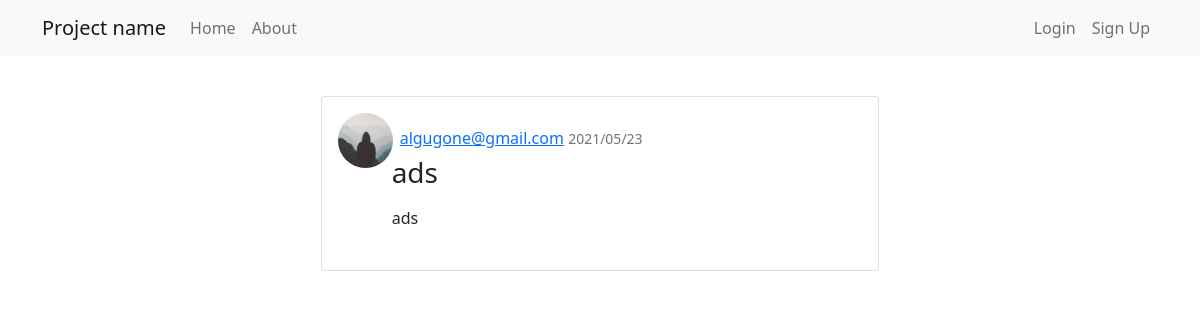
/post/11, run on the app's committed database.
### flask_app/models.py (models this page shows, shortened)
class User(db.Model, UserMixin):
    id = db.Column(db.Integer, primary_key=True)
    username = db.Column(db.String(20), unique=True, nullable=False)
    email = db.Column(db.String(120), unique=True, nullable=False)
    profile_image = db.Column(db.String(20), nullable=False, default='default.jpg')
    password = db.Column(db.String(60), nullable=False)
    bio = db.Column(db.Text, nullable=True)
    posts = db.relationship('Posts', backref='author', lazy=True)
    followed = db.relationship(
        'User', secondary=followers,
        primaryjoin=(followers.c.follower_id == id),
        secondaryjoin=(followers.c.followed_id == id),
        backref=db.backref('followers', lazy='dynamic'), lazy='dynamic')

class Posts(db.Model):
    id = db.Column(db.Integer, primary_key=True)
    title = db.Column(db.String(100), nullable=False)
    date_posted = db.Column(db.DateTime, nullable=False, default=datetime.utcnow)
    content = db.Column(db.Text, nullable=False)
    post_image = db.Column(db.String(20), nullable=True)
    user_id = db.Column(db.Integer, db.ForeignKey('user.id'), nullable=False)

### flask_app/routes.py (the view)
@app.route("/post/<int:post_id>")
def post(post_id):
    post = Posts.query.get_or_404(post_id)
    return render_template('post.html', title=post.title, post=post, user=current_user)

### flask_app/templates/post.html (shortened to what this page needs)
{% extends "layout.html" %}
{% block body%}
        <div class="d-flex justify-content-center">
            <div class="card mt-3 w-50">
                <div class="card-body">
                    <div class="row">
                        <div class="col-1 ml-lg-1">
                            <img class="rounded-circle" style="height: 55px; width: 55px;" src="{{ url_for('static', filename='profile_pics/' + post.author.profile_image) }}" alt="pfp">
                        </div>
                        <div class="col-9 m-2">
                            <h6 class="card-subtitle m-2 text-muted">
                                <a class="mr-3" href="#">{{ post.author.username }}</a>
                                <small class="text-muted">{{ post.date_posted.strftime('%Y/%m/%d') }}</small>
                            </h6>
                            <h3 class="card-title">{{ post.title }}</h3>
                            <p class="card-text"><p class="card-text">{{ post.content }}</p></p>
                        </div>
                    </div>
                </div>
            </div>
        </div>
{% endblock %}

### data on the page
User: profile_image (placeholder picture), author.username "algugone@gmail.com"
Posts: date_posted "2021/05/23", title "ads", content "ads"
